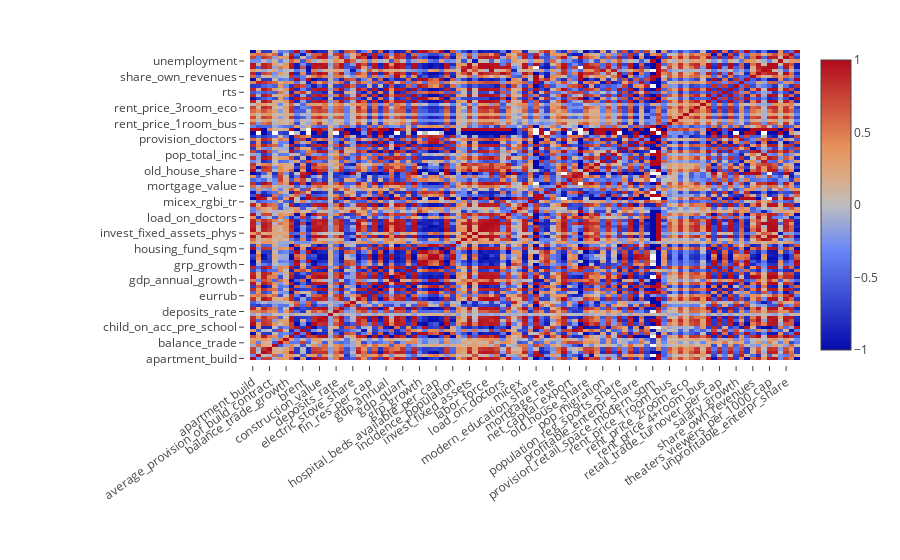

Write notebook code for a chart like this one.
### Code cell
corr_macro_trace = go.Heatmap(z=corr_macro_sorted.values.tolist(),
                   x=corr_macro_sorted.columns.tolist(),
                   y=corr_macro_sorted.index.tolist())
corr_macro_layout = go.Layout(
#     autosize=False,
#     width=800,
#     height=600,
    margin=go.Margin(
        l=250,
        r=100,
        b=200,
        t=50,
        pad=5
    ),
    xaxis=dict(tickangle=325),
    yaxis=dict(tickangle=0)
)
corr_macro_fig = go.Figure(data=[corr_macro_trace], layout=corr_macro_layout)
iplot(corr_macro_fig, filename='macro_corr')

### Figure 1 — Plotly figure (JSON) as saved in the notebook; plotly's stock layout.template omitted (floating-point values rounded to 4 significant figures; data arrays with more than 128 entries replaced by an {"elided": "..."} marker saying what was removed)
{"data": [{"type": "heatmap", "x": ["apartment_build", "apartment_fund_sqm", "average_life_exp", "average_provision_of_build_contract", "average_provision_of_build_contract_moscow", "balance_trade", "balance_trade_growth", "bandwidth_sports", "baths_share", "brent", "child_on_acc_pre_school", "childbirth", "construction_value", "cpi", "deposits_growth", "deposits_rate", "deposits_value", "divorce_rate", "electric_stove_share", "employment", "eurrub", "fin_res_per_cap", "fixed_basket", "gas_share", "gdp_annual", "gdp_annual_growth", "gdp_deflator", "gdp_quart", "gdp_quart_growth", "grp", "grp_growth", "heating_share", "hospital_bed_occupancy_per_year", "hospital_beds_available_per_cap", "hot_water_share", "housing_fund_sqm", "incidence_population", "income_per_cap", "infant_mortarity_per_1000_cap", "invest_fixed_assets", "invest_fixed_assets_phys", "invest_fixed_capital_per_cap", "labor_force", "load_of_teachers_preschool_per_teacher", "load_of_teachers_school_per_teacher", "load_on_doctors", "lodging_sqm_per_cap", "marriages_per_1000_cap", "micex", "micex_cbi_tr", "micex_rgbi_tr", "modern_education_share", "mortality", "mortgage_growth", "mortgage_rate", "mortgage_value", "museum_visitis_per_100_cap", "net_capital_export", "oil_urals", "old_education_build_share", "old_house_share", "overdue_wages_per_cap", "perinatal_mort_per_1000_cap", "pop_migration", "pop_natural_increase", "pop_total_inc", "population_reg_sports_share", "power_clinics", "ppi", "profitable_enterpr_share", "provision_doctors", "provision_nurse", "provision_retail_space_modern_sqm", "provision_retail_space_sqm", "real_dispos_income_per_cap_growth", "rent_price_1room_bus", "rent_price_1room_eco", "rent_price_2room_bus", "rent_price_2room_eco", "rent_price_3room_bus", "rent_price_3room_eco", "rent_price_4+room_bus", "retail_trade_turnover", "retail_trade_turnover_growth", "retail_trade_turnover_per_cap", "rts", "salary", "salary_growth", "seats_theather_rfmin_per_100000_cap", "sewerage_share", "share_own_revenues", "students_reg_sports_share", "students_state_oneshift", "theaters_viewers_per_1000_cap", "turnover_catering_per_cap", "unemployment", "unprofitable_enterpr_share", "usdrub", "water_pipes_share"], "y": ["apartment_build", "apartment_fund_sqm", "average_life_exp", "average_provision_of_build_contract", "average_provision_of_build_contract_moscow", "balance_trade", "balance_trade_growth", "bandwidth_sports", "baths_share", "brent", "child_on_acc_pre_school", "childbirth", "construction_value", "cpi", "deposits_growth", "deposits_rate", "deposits_value", "divorce_rate", "electric_stove_share", "employment", "eurrub", "fin_res_per_cap", "fixed_basket", "gas_share", "gdp_annual", "gdp_annual_growth", "gdp_deflator", "gdp_quart", "gdp_quart_growth", "grp", "grp_growth", "heating_share", "hospital_bed_occupancy_per_year", "hospital_beds_available_per_cap", "hot_water_share", "housing_fund_sqm", "incidence_population", "income_per_cap", "infant_mortarity_per_1000_cap", "invest_fixed_assets", "invest_fixed_assets_phys", "invest_fixed_capital_per_cap", "labor_force", "load_of_teachers_preschool_per_teacher", "load_of_teachers_school_per_teacher", "load_on_doctors", "lodging_sqm_per_cap", "marriages_per_1000_cap", "micex", "micex_cbi_tr", "micex_rgbi_tr", "modern_education_share", "mortality", "mortgage_growth", "mortgage_rate", "mortgage_value", "museum_visitis_per_100_cap", "net_capital_export", "oil_urals", "old_education_build_share", "old_house_share", "overdue_wages_per_cap", "perinatal_mort_per_1000_cap", "pop_migration", "pop_natural_increase", "pop_total_inc", "population_reg_sports_share", "power_clinics", "ppi", "profitable_enterpr_share", "provision_doctors", "provision_nurse", "provision_retail_space_modern_sqm", "provision_retail_space_sqm", "real_dispos_income_per_cap_growth", "rent_price_1room_bus", "rent_price_1room_eco", "rent_price_2room_bus", "rent_price_2room_eco", "rent_price_3room_bus", "rent_price_3room_eco", "rent_price_4+room_bus", "retail_trade_turnover", "retail_trade_turnover_growth", "retail_trade_turnover_per_cap", "rts", "salary", "salary_growth", "seats_theather_rfmin_per_100000_cap", "sewerage_share", "share_own_revenues", "students_reg_sports_share", "students_state_oneshift", "theaters_viewers_per_1000_cap", "turnover_catering_per_cap", "unemployment", "unprofitable_enterpr_share", "usdrub", "water_pipes_share"], "z": {"elided": "99x99 float values"}}], "layout": {"margin": {"b": 200, "l": 250, "pad": 5, "r": 100, "t": 50}, "xaxis": {"tickangle": 325}, "yaxis": {"tickangle": 0}}}
